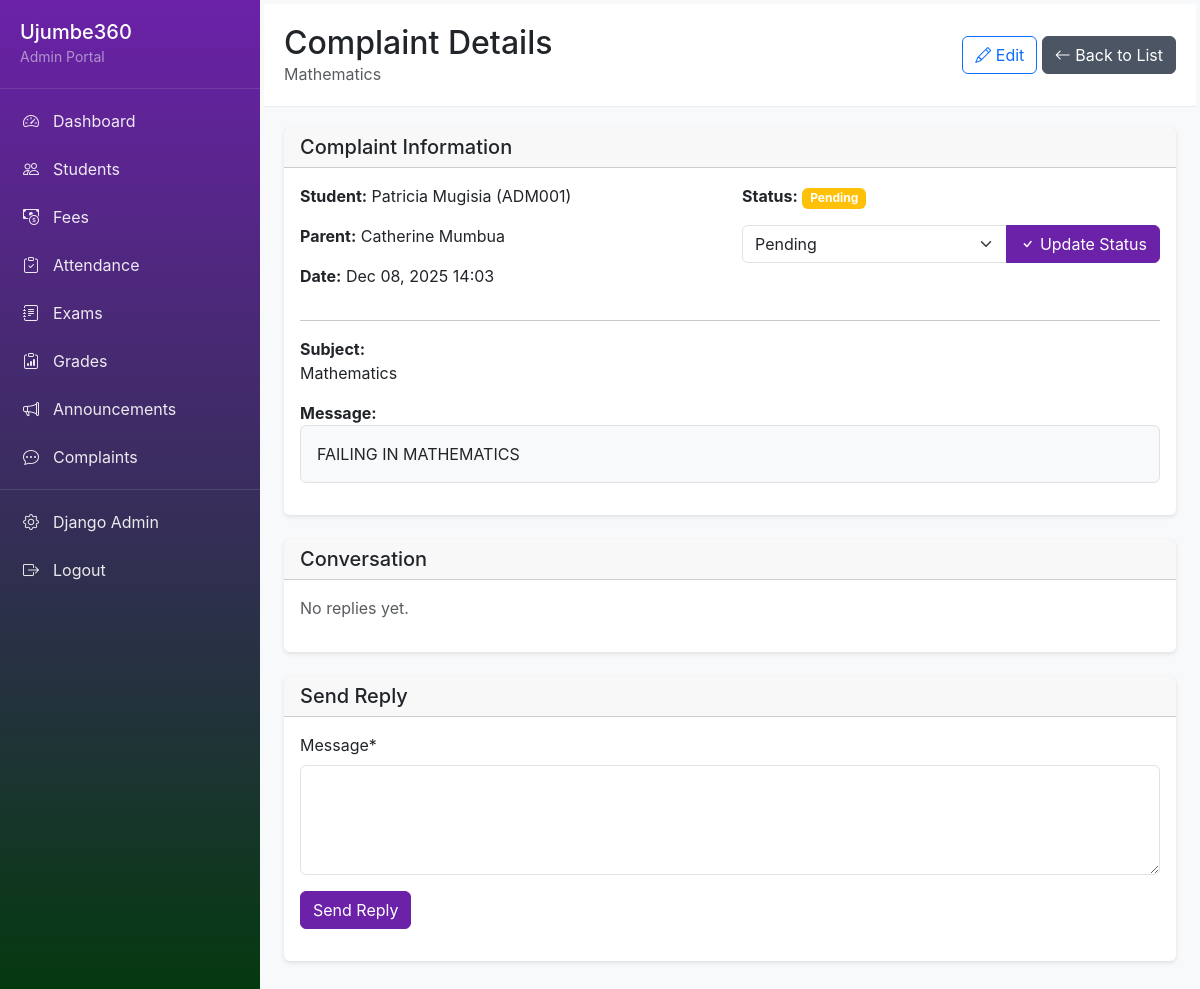
Page /admin-portal/complaints/2/ (signed in) on the committed database.
### lms/models.py (models this page shows, shortened)
class Complaint(models.Model):
    STATUS_CHOICES = [
        ('Pending', 'Pending'),
        ('In Review', 'In Review'),
        ('Resolved', 'Resolved'),
    ]
    student = models.ForeignKey(Student, on_delete=models.CASCADE, related_name='complaints')
    parent_name = models.CharField(max_length=100 , blank=True, null=True)
    subject = models.CharField(max_length=200)
    message = models.TextField(blank=True, null=True)
    status = models.CharField(max_length=50, choices=STATUS_CHOICES, default='Pending')
    created_at = models.DateTimeField(auto_now_add=True)
    updated_at = models.DateTimeField(auto_now=True)
    class Meta:
        ordering = ['-created_at']

class Student(models.Model):
    GENDER_CHOICES = [
        ('M', 'Male'),
        ('F', 'Female'),
    ]
    admission_number = models.CharField(max_length=20, unique=True)
    first_name = models.CharField(max_length=50)
    last_name = models.CharField(max_length=50)
    gender = models.CharField(max_length=1, choices=GENDER_CHOICES)
    date_of_birth = models.DateField()
    parent_name = models.CharField(max_length=100)
    parent_phone = models.CharField(max_length=20)
    class_level = models.CharField(max_length=50)  # e.g., "Form 1", "Form 2", "Grade 1"
    stream = models.CharField(max_length=50, blank=True)  # e.g., "A", "B", "East"
    created_at = models.DateTimeField(auto_now_add=True)
    updated_at = models.DateTimeField(auto_now=True)
    class Meta:
        ordering = ['class_level', 'stream', 'first_name', 'last_name']
    @property
    def full_name(self):
        return f"{self.first_name} {self.last_name}"

### lms/views.py (the view, shortened to what this page needs)
# urls.py: path('admin-portal/complaints/<int:pk>/', views.complaint_detail, name='complaint_detail_admin'),
@login_required
def complaint_detail(request, pk):
    complaint = get_object_or_404(Complaint, pk=pk)
    threads = ComplaintThread.objects.filter(complaint=complaint).order_by('timestamp')
    is_staff = is_staff_user(request.user)
    if request.method == 'POST':
        thread_form = ComplaintThreadForm(request.POST, sender_type='Admin' if is_staff else 'Parent')
        if thread_form.is_valid():
            thread = thread_form.save(commit=False)
            thread.complaint = complaint
            thread.sender_type = 'Admin' if is_staff else 'Parent'
            thread.save()
            messages.success(request, 'Reply sent successfully!')
            if is_staff:
                return redirect('complaint_detail_admin', pk=complaint.id)
            else:
                return redirect('complaint_detail', pk=complaint.id)
    else:
        thread_form = ComplaintThreadForm(sender_type='Admin' if is_staff else 'Parent')
    context = {
        'complaint': complaint,
        'threads': threads,
        'thread_form': thread_form,
        'is_staff': is_staff,
    }
    template = 'complaints/complaint_detail.html' if is_staff else 'complaints/complaint_detail_parent.html'
    return render(request, template, context)

### lms/forms.py
class ComplaintThreadForm(forms.ModelForm):
    class Meta:
        model = ComplaintThread
        fields = ['message', 'sender_type']
        widgets = {
            'message': forms.Textarea(attrs={'rows': 4}),
        }
    def __init__(self, *args, **kwargs):
        sender_type = kwargs.pop('sender_type', 'Admin')
        super().__init__(*args, **kwargs)
        self.helper = FormHelper()
        self.helper.form_method = 'post'
        if sender_type:
            self.fields['sender_type'].initial = sender_type
            self.fields['sender_type'].widget = forms.HiddenInput()
        self.helper.add_input(Submit('submit', 'Send Reply', css_class='btn btn-primary'))

### lms/views.py (called while the page is built)
def is_staff_user(user):
    return user.is_staff or user.is_superuser

### lms/templates/complaints/complaint_detail.html (shortened to what this page needs)
{% extends 'base_admin.html' %}
{% load crispy_forms_tags %}
{% block content %}
<div class="page-header">
    <div class="d-flex justify-content-between align-items-center">
        <div>
            <h2 class="mb-0">Complaint Details</h2>
            <p class="text-muted mb-0">{{ complaint.subject }}</p>
        </div>
        {% if is_staff %}
        <div>
            <a href="{% url 'complaint_update' complaint.pk %}" class="btn btn-outline-primary">
                <i class="bi bi-pencil"></i> Edit
            </a>
            <a href="{% url 'complaint_list' %}" class="btn btn-secondary">
                <i class="bi bi-arrow-left"></i> Back to List
            </a>
        </div>
        {% endif %}
    </div>
</div>
<div class="card mb-4">
    <div class="card-header">
        <h5 class="mb-0">Complaint Information</h5>
    </div>
    <div class="card-body">
        <div class="row">
            <div class="col-md-6">
                <p><strong>Student:</strong> {{ complaint.student.full_name }} ({{ complaint.student.admission_number }})</p>
                <p><strong>Parent:</strong> {{ complaint.parent_name }}</p>
                <p><strong>Date:</strong> {{ complaint.created_at|date:"M d, Y H:i" }}</p>
            </div>
            <div class="col-md-6">
                <p><strong>Status:</strong>
                    <span class="badge
                        {% if complaint.status == 'Resolved' %}bg-success
                        {% elif complaint.status == 'In Review' %}bg-info
                        {% else %}bg-warning{% endif %}">
                        {{ complaint.status }}
                    </span>
                </p>
                {% if is_staff %}
                <form method="post" class="mt-3">
                    <div class="input-group">
                        <select name="status" class="form-select">
                            {% for value, label in complaint.STATUS_CHOICES %}
                                <option value="{{ value }}" {% if complaint.status == value %}selected{% endif %}>{{ label }}</option>
                            {% endfor %}
                        </select>
                        <button type="submit" name="update_status" class="btn btn-primary">
                            <i class="bi bi-check"></i> Update Status
                        </button>
                    </div>
                </form>
                {% endif %}
            </div>
        </div>
        <hr>
        <div>
            <strong>Subject:</strong>
            <p>{{ complaint.subject }}</p>
        </div>
        <div>
            <strong>Message:</strong>
            <p class="border p-3 rounded bg-light">{{ complaint.message }}</p>
        </div>
    </div>
</div>
<div class="card mb-4">
    <div class="card-header">
        <h5 class="mb-0">Conversation</h5>
    </div>
    <div class="card-body">
        {% if threads %}
            {% for thread in threads %}
            <div class="mb-3 p-3 rounded {% if thread.sender_type == 'Admin' %}bg-light border-start border-primary border-3{% else %}bg-white border-start border-secondary border-3{% endif %}">
                <div class="d-flex justify-content-between align-items-start mb-2">
                    <div>
                        <strong>{{ thread.sender_type }}</strong>
                        <small class="text-muted ms-2">{{ thread.timestamp|date:"M d, Y H:i" }}</small>
                    </div>
                </div>
                <p class="mb-0">{{ thread.message }}</p>
            </div>
            {% endfor %}
        {% else %}
            <p class="text-muted">No replies yet.</p>
        {% endif %}
    </div>
</div>
<div class="card">
    <div class="card-header">
        <h5 class="mb-0">Send Reply</h5>
    </div>
    <div class="card-body">
        <form method="post">
            {% crispy thread_form %}
        </form>
    </div>
</div>
{% endblock %}

### lms/templates/base_admin.html (style rules this page uses)
:root { --bs-primary: #6B21A8; --bs-secondary: #4B5563; --bs-primary-rgb: 107, 33, 168; --bs-secondary-rgb: 75, 85, 99; }
body { font-family: -apple-system, BlinkMacSystemFont, 'Segoe UI', Roboto, 'Helvetica Neue', Arial, sans-serif; background-color: #f8f9fa; }
.btn-primary { background-color: var(--bs-primary); border-color: var(--bs-primary); }
.btn-secondary { background-color: var(--bs-secondary); border-color: var(--bs-secondary); }
.page-header { background: white; padding: 20px; margin: -20px -20px 20px -20px; border-bottom: 1px solid #e9ecef; }
.card { border: none; box-shadow: 0 2px 4px rgba(0,0,0,0.1); margin-bottom: 20px; }

### rows in the picture
Complaint: subject "Mathematics", student.full_name "Patricia Mugisia", student.admission_number "ADM001", parent_name "Catherine Mumbua", created_at "Dec 08, 2025 14:03", status "Pending", message "FAILING IN MATHEMATICS"
